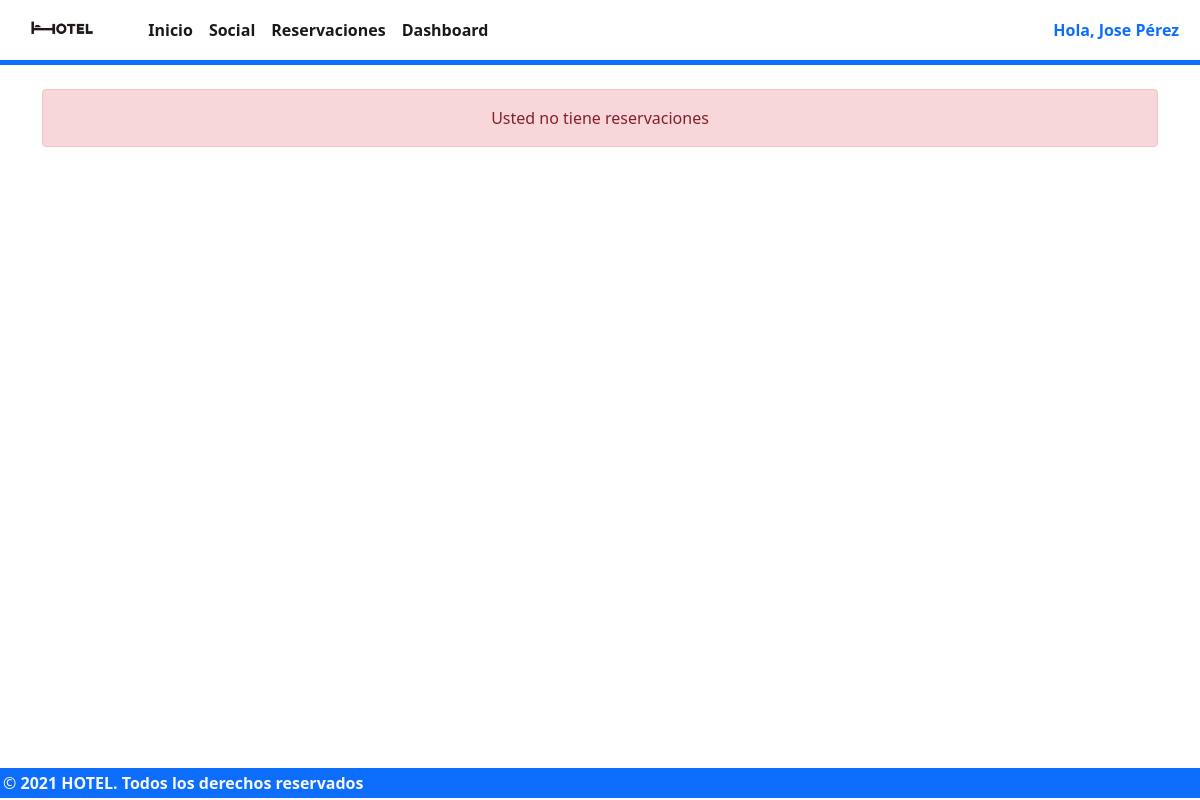
Before: /reservation (signed in) with the older database file.
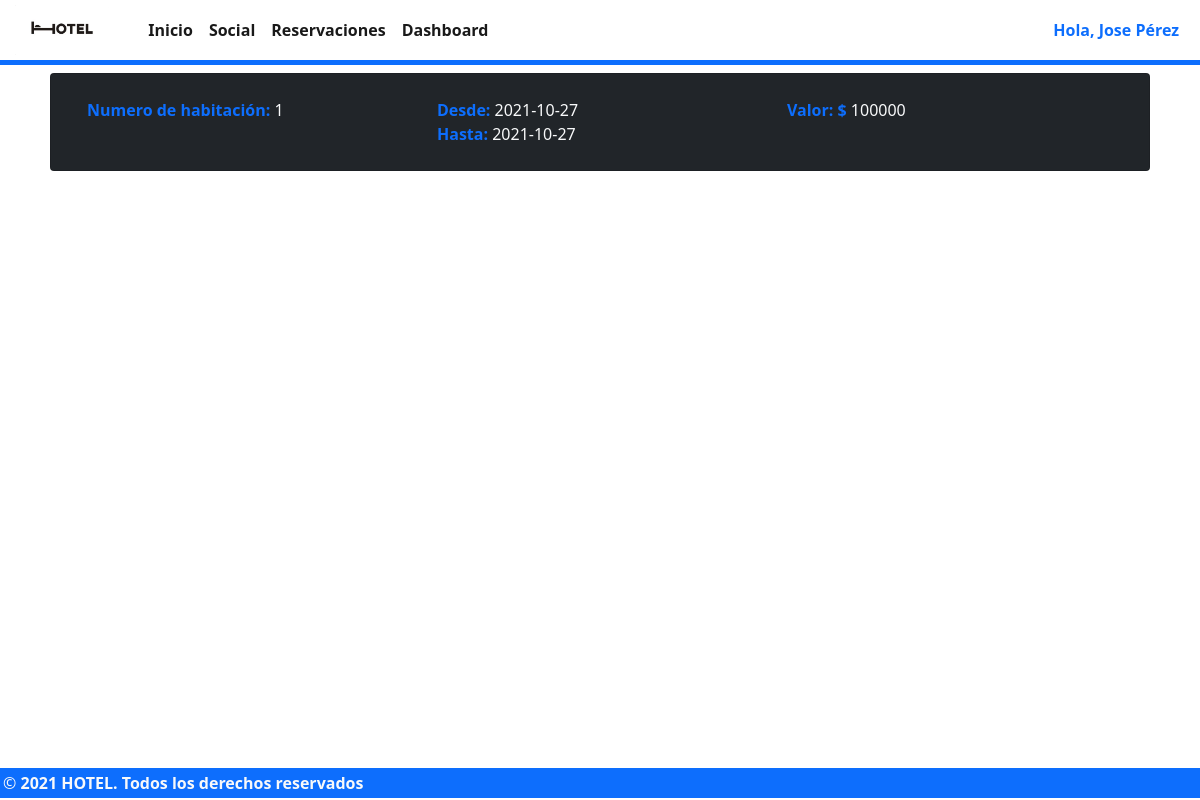
After: the same page with the newer database file.
### tables this page shows
CREATE TABLE "reservation" (
	"id_user"	INTEGER NOT NULL,
	"id_room"	INTEGER NOT NULL,
	"startDate"	TEXT NOT NULL,
	"targetDate"	TEXT NOT NULL,
	"state"	INTEGER NOT NULL,
	FOREIGN KEY("id_room") REFERENCES "room",
	FOREIGN KEY("id_user") REFERENCES "user",
	PRIMARY KEY("id_user","id_room","startDate","targetDate")
);

### app.py (the view)
@app.route("/reservation", methods=["GET", "POST"])
def reservation_page():
    tempSession = getCurrentUser()
    id_user = tempSession["user"]["id"]
    conn=sqlite3.connect("hotel_db.db")
    cur = conn.cursor()
    cur.execute('SELECT * FROM reservation WHERE id_user ="%s" ORDER BY startDate ' % (id_user))
    rows = cur.fetchall()
    conn.close()
    length = len(rows)
    rows=list(rows)[::-1]
    newRows= map(addPrice, rows)
    return render_template('reservation.html',len=length, rows=newRows, session = {"login": tempSession["login"], "user": tempSession["user"]})

### app.py (called while the page is built)
def getCurrentUser():
    if 'email' in session:
        email = session['email']
        db = sqlite3.connect('hotel_db.db')
        sentencia = "SELECT * FROM user where email='"+email+"'"
        cursor = db.cursor()
        cursor.execute(sentencia)
        data = cursor.fetchall()
        db.close()
        if(len(data) > 0):
            user = {
            "id": data[0][0],
            "name": data[0][1],
            "role": data[0][2],
            "email": data[0][3]
            }
            return {
                "login": 1,
                "user": user
            }
        else:
            return {
                "login": 0,
                "user": ""
            }
    else:
        return {
            "login": 0,
            "user": ""
        }

def addPrice(row):
    vec = list(row)
    print(f'xxxxxxxxx', row[2])
    start = row[2].split("-")
    end = row[3].split("-")
    print(f'xxxxxxxxx', start, end)
    d0 = date(int(start[0]), int(start[1]), int(start[2]))
    d1 = date(int(end[0]), int(end[1]), int(end[2]))
    delta = d1 - d0
    print("XXXXXXXXXXXXXXXXX vec: ", vec)
    vec.append((delta.days+1)*100000)
    return vec

### templates/reservation.html (shortened to what this page needs)
{% macro miCard(number=000, startDate='xxxx-xx-xx', targetDate='xxxx-xx-xx', price=0) -%}
<div class="card bg-dark text-light m-2 p-4">
    <div class="container">
        <div class="row">
            <div class="col"><strong class="text-primary">Numero de habitación: </strong>{{number}}</div>
            <div class="col">
                <div>
                    <div>
                        <strong class="text-primary">Desde: </strong> {{startDate}}
                    </div>
                    <div>
                        <strong class="text-primary">Hasta: </strong> {{targetDate}}
                    </div>
                </div>
            </strong></div>
            <div class="col"><strong class="text-primary">Valor: $ </strong> {{price}}</div>
        </div>
    </div>
</div>
{%- endmacro %}
{% extends 'models/loggedIn.model.html' %}
{% block content %}
 <div class="container">
    {% if len>0 %}
        {% for item in rows %}
            {{miCard(item[1],item[2],item[3], item[5])}}
        {% endfor %}
    {% else %}
        <div class="alert alert-danger mt-4 text-center">
            Usted no tiene reservaciones
        </div>
    {% endif %}
 </div>
{% endblock content %}

Changed rows visible on the page:
added reservation: number "1", startDate "2021-10-27", targetDate "2021-10-27", price "100000"
Other visible differences:
text no longer shown: "Usted no tiene reservaciones"
